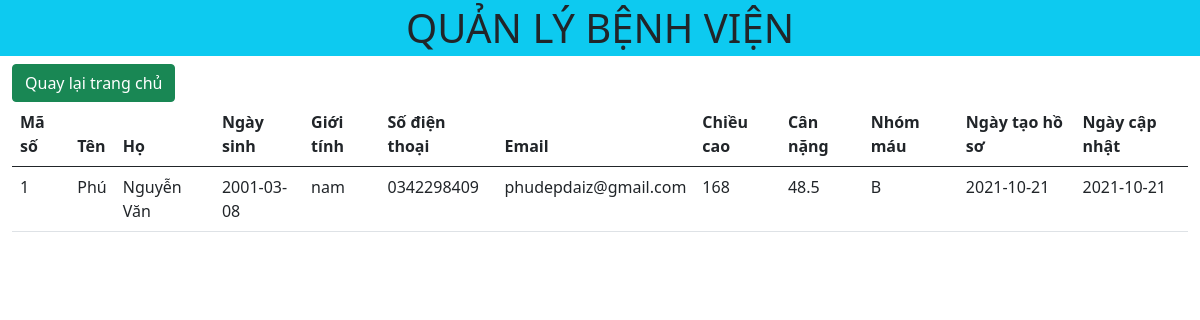
Screenshot of /detail.php?id=1 with the database file from the repository.
### tables this page shows
CREATE TABLE `patient` (
  `patientid` int(11) NOT NULL,
  `firstname` varchar(10) NOT NULL,
  `lastname` varchar(30) NOT NULL,
  `dateofbirth` date NOT NULL,
  `gender` varchar(10) NOT NULL,
  `mobile` varchar(15) NOT NULL,
  `email` varchar(30) NOT NULL,
  `height` int(11) NOT NULL,
  `weight` float NOT NULL,
  `blood_type` varchar(5) NOT NULL,
  `created_on` date NOT NULL DEFAULT current_timestamp(),
  `modified_on` date NOT NULL DEFAULT current_timestamp()
);

### detail.php (the view, shortened to what this page needs)
<?php
include './header.php';
$id = $_GET['id'];
?>
<a href="index.php" class="btn btn-success">Quay lại trang chủ</a>
<table class="table table-responsive">
    <thead>
        <tr>
            <th scope="col">Mã số</th>
            <th scope="col">Tên</th>
            <th scope="col">Họ</th>
            <th scope="col">Ngày sinh</th>
            <th scope="col">Giới tính</th>
            <th scope="col">Số điện thoại</th>
            <th scope="col">Email</th>
            <th scope="col">Chiều cao</th>
            <th scope="col">Cân nặng</th>
            <th scope="col">Nhóm máu</th>
            <th scope="col">Ngày tạo hồ sơ</th>
            <th scope="col">Ngày cập nhật</th>
        </tr>
    </thead>
    <tbody>
        <?php
        include './config.php';
        $sql = "SELECT * FROM `patient` WHERE patientid = '$id' ";
        $result = mysqli_query($conn, $sql);
        if (mysqli_num_rows($result) > 0) {
            while ($row = mysqli_fetch_assoc($result)) {
                echo "<tr>";
                echo '<td>' . $row['patientid'] . '</td>';
                echo '<td>' . $row['firstname'] . '</td>';
                echo '<td>' . $row['lastname'] . '</td>';
                echo '<td>' . $row['dateofbirth'] . '</td>';
                echo '<td>' . $row['gender'] . '</td>';
                echo '<td>' . $row['mobile'] . '</td>';
                echo '<td>' . $row['email'] . '</td>';
                echo '<td>' . $row['height'] . '</td>';
                echo '<td>' . $row['weight'] . '</td>';
                echo '<td>' . $row['blood_type'] . '</td>';
                echo '<td>' . $row['created_on'] . '</td>';
                echo '<td>' . $row['modified_on'] . '</td>';
            }
        }
        ?>
    </tbody>
</table>
<?php include './footer.php' ?>

### rows the page displays
patient: patientid "1", firstname "Phú", lastname "Nguyễn Văn", dateofbirth "2001-03-08", gender "nam", mobile "0342298409", email "phudepdaiz@gmail.com", height "168", weight "48.5", blood_type "B", created_on "2021-10-21", modified_on "2021-10-21"
